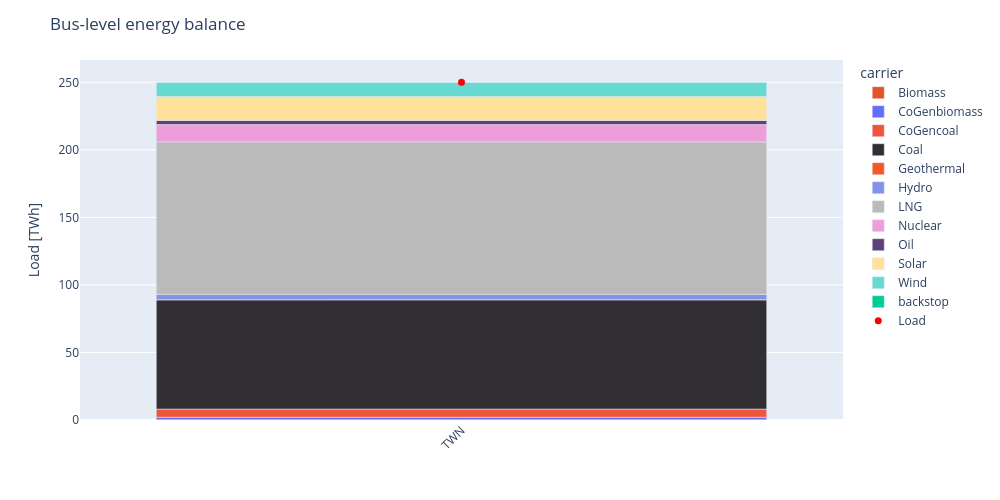

Source (notebook cell):
### Code cell
# --- CHECKING ENERGY BALANCE --- #
fig = tz_pypsa.plotting.energy_balance(n, period='2024')
fig.update_layout(width=1000,height=500)
fig.show()

### Figure 1 — Plotly figure (JSON) as saved in the notebook; plotly's stock layout.template omitted (floating-point values rounded to 4 significant figures)
{"data": [{"hovertemplate": "carrier=Biomass<br>bus=%{x}<br>value=%{y}<extra></extra>", "legendgroup": "Biomass", "marker": {"color": "#e25329", "pattern": {"shape": ""}}, "name": "Biomass", "orientation": "v", "showlegend": true, "textposition": "auto", "type": "bar", "x": ["TWN"], "xaxis": "x", "y": [0.1908], "yaxis": "y"}, {"hovertemplate": "carrier=CoGenbiomass<br>bus=%{x}<br>value=%{y}<extra></extra>", "legendgroup": "CoGenbiomass", "marker": {"color": "#636efa", "pattern": {"shape": ""}}, "name": "CoGenbiomass", "orientation": "v", "showlegend": true, "textposition": "auto", "type": "bar", "x": ["TWN"], "xaxis": "x", "y": [1.853], "yaxis": "y"}, {"hovertemplate": "carrier=CoGencoal<br>bus=%{x}<br>value=%{y}<extra></extra>", "legendgroup": "CoGencoal", "marker": {"color": "#EF553B", "pattern": {"shape": ""}}, "name": "CoGencoal", "orientation": "v", "showlegend": true, "textposition": "auto", "type": "bar", "x": ["TWN"], "xaxis": "x", "y": [6.028], "yaxis": "y"}, {"hovertemplate": "carrier=Coal<br>bus=%{x}<br>value=%{y}<extra></extra>", "legendgroup": "Coal", "marker": {"color": "#322f34", "pattern": {"shape": ""}}, "name": "Coal", "orientation": "v", "showlegend": true, "textposition": "auto", "type": "bar", "x": ["TWN"], "xaxis": "x", "y": [80.96], "yaxis": "y"}, {"hovertemplate": "carrier=Geothermal<br>bus=%{x}<br>value=%{y}<extra></extra>", "legendgroup": "Geothermal", "marker": {"color": "#f75726", "pattern": {"shape": ""}}, "name": "Geothermal", "orientation": "v", "showlegend": true, "textposition": "auto", "type": "bar", "x": ["TWN"], "xaxis": "x", "y": [0.01934], "yaxis": "y"}, {"hovertemplate": "carrier=Hydro<br>bus=%{x}<br>value=%{y}<extra></extra>", "legendgroup": "Hydro", "marker": {"color": "#8292e8", "pattern": {"shape": ""}}, "name": "Hydro", "orientation": "v", "showlegend": true, "textposition": "auto", "type": "bar", "x": ["TWN"], "xaxis": "x", "y": [3.918], "yaxis": "y"}, {"hovertemplate": "carrier=LNG<br>bus=%{x}<br>value=%{y}<extra></extra>", "legendgroup": "LNG", "marker": {"color": "#bababa", "pattern": {"shape": ""}}, "name": "LNG", "orientation": "v", "showlegend": true, "textposition": "auto", "type": "bar", "x": ["TWN"], "xaxis": "x", "y": [113.0], "yaxis": "y"}, {"hovertemplate": "carrier=Nuclear<br>bus=%{x}<br>value=%{y}<extra></extra>", "legendgroup": "Nuclear", "marker": {"color": "#ee9dda", "pattern": {"shape": ""}}, "name": "Nuclear", "orientation": "v", "showlegend": true, "textposition": "auto", "type": "bar", "x": ["TWN"], "xaxis": "x", "y": [12.81], "yaxis": "y"}, {"hovertemplate": "carrier=Oil<br>bus=%{x}<br>value=%{y}<extra></extra>", "legendgroup": "Oil", "marker": {"color": "#5d407c", "pattern": {"shape": ""}}, "name": "Oil", "orientation": "v", "showlegend": true, "textposition": "auto", "type": "bar", "x": ["TWN"], "xaxis": "x", "y": [3.056], "yaxis": "y"}, {"hovertemplate": "carrier=Solar<br>bus=%{x}<br>value=%{y}<extra></extra>", "legendgroup": "Solar", "marker": {"color": "#ffe19b", "pattern": {"shape": ""}}, "name": "Solar", "orientation": "v", "showlegend": true, "textposition": "auto", "type": "bar", "x": ["TWN"], "xaxis": "x", "y": [17.65], "yaxis": "y"}, {"hovertemplate": "carrier=Wind<br>bus=%{x}<br>value=%{y}<extra></extra>", "legendgroup": "Wind", "marker": {"color": "#66dad0", "pattern": {"shape": ""}}, "name": "Wind", "orientation": "v", "showlegend": true, "textposition": "auto", "type": "bar", "x": ["TWN"], "xaxis": "x", "y": [10.68], "yaxis": "y"}, {"hovertemplate": "carrier=backstop<br>bus=%{x}<br>value=%{y}<extra></extra>", "legendgroup": "backstop", "marker": {"color": "#00cc96", "pattern": {"shape": ""}}, "name": "backstop", "orientation": "v", "showlegend": true, "textposition": "auto", "type": "bar", "x": ["TWN"], "xaxis": "x", "y": [0.0], "yaxis": "y"}, {"marker": {"color": "red", "size": 7, "symbol": "circle"}, "mode": "markers", "name": "Load", "type": "scatter", "x": ["TWN"], "y": [250.0]}], "layout": {"barmode": "relative", "height": 500, "legend": {"title": {"text": "carrier"}, "tracegroupgap": 0}, "margin": {"t": 60}, "title": {"text": "Bus-level energy balance"}, "width": 1000, "xaxis": {"anchor": "y", "categoryarray": ["TWN"], "categoryorder": "array", "domain": [0, 1], "tickangle": -45, "title": {"text": ""}}, "yaxis": {"anchor": "x", "domain": [0, 1], "title": {"text": "Load [TWh]"}}}}
